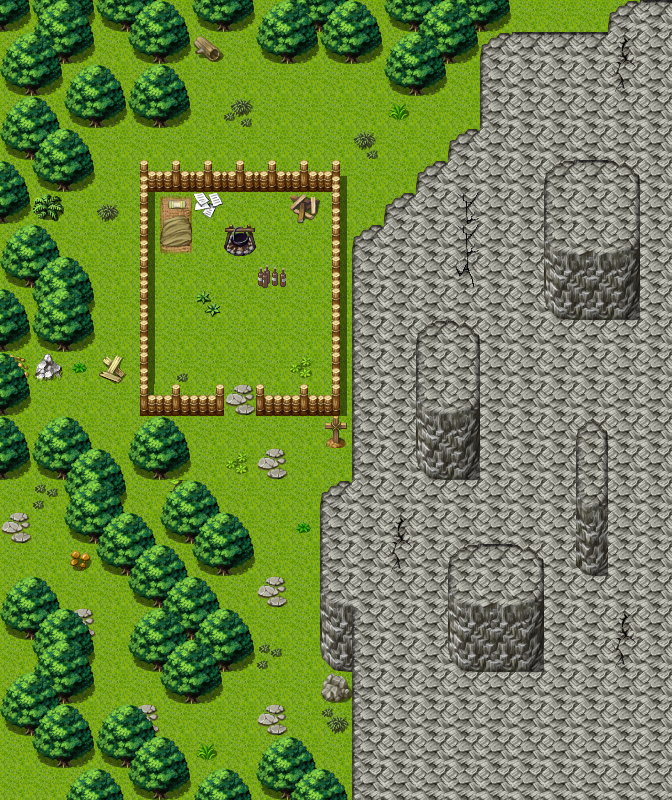

A 2D game scene composited from a Tiled map and its tileset images. What follows is a short description and the map's XML, with each tile layer's data collapsed to a summary:
An orthogonal 21x25 tile map with 32x32 px tiles, 3 tile layers (Ground, Objects, Above), 1 hidden layer not drawn, 60 tilesets.

<map version="1.0" orientation="orthogonal" renderorder="right-down" width="21" height="25" tilewidth="32" tileheight="32" nextobjectid="8">
 <tileset firstgid="1" name="map_bed_1" tilewidth="32" tileheight="32" tilecount="128" columns="16">
  <image source="../drawable/map_bed_1.png" width="512" height="256" />
 </tileset>
 <tileset firstgid="129" name="map_border_1" tilewidth="32" tileheight="32" tilecount="128" columns="16">
  <image source="../drawable/map_border_1.png" width="512" height="256" />
 </tileset>
 <tileset firstgid="257" name="map_bridge_1" tilewidth="32" tileheight="32" tilecount="128" columns="16">
  <image source="../drawable/map_bridge_1.png" width="512" height="256" />
 </tileset>
 <tileset firstgid="385" name="map_bridge_2" tilewidth="32" tileheight="32" tilecount="128" columns="16">
  <image source="../drawable/map_bridge_2.png" width="512" height="256" />
 </tileset>
 <tileset firstgid="513" name="map_broken_1" tilewidth="32" tileheight="32" tilecount="128" columns="16">
  <image source="../drawable/map_broken_1.png" width="512" height="256" />
 </tileset>
 <tileset firstgid="641" name="map_cavewall_1" tilewidth="32" tileheight="32" tilecount="108" columns="18">
  <image source="../drawable/map_cavewall_1.png" width="576" height="192" />
 </tileset>
 <tileset firstgid="749" name="map_cavewall_2" tilewidth="32" tileheight="32" tilecount="108" columns="18">
  <image source="../drawable/map_cavewall_2.png" width="576" height="192" />
 </tileset>
 <tileset firstgid="857" name="map_cavewall_3" tilewidth="32" tileheight="32" tilecount="108" columns="18">
  <image source="../drawable/map_cavewall_3.png" width="576" height="192" />
 </tileset>
 <tileset firstgid="965" name="map_cavewall_4" tilewidth="32" tileheight="32" tilecount="108" columns="18">
  <image source="../drawable/map_cavewall_4.png" width="576" height="192" />
 </tileset>
 <tileset firstgid="1073" name="map_chair_table_1" tilewidth="32" tileheight="32" tilecount="128" columns="16">
  <image source="../drawable/map_chair_table_1.png" width="512" height="256" />
 </tileset>
 <tileset firstgid="1201" name="map_chair_table_2" tilewidth="32" tileheight="32" tilecount="128" columns="16">
  <image source="../drawable/map_chair_table_2.png" width="512" height="256" />
 </tileset>
 <tileset firstgid="1329" name="map_crate_1" tilewidth="32" tileheight="32" tilecount="128" columns="16">
  <image source="../drawable/map_crate_1.png" width="512" height="256" />
 </tileset>
 <tileset firstgid="1457" name="map_cupboard_1" tilewidth="32" tileheight="32" tilecount="128" columns="16">
  <image source="../drawable/map_cupboard_1.png" width="512" height="256" />
 </tileset>
 <tileset firstgid="1585" name="map_curtain_1" tilewidth="32" tileheight="32" tilecount="128" columns="16">
  <image source="../drawable/map_curtain_1.png" width="512" height="256" />
 </tileset>
 <tileset firstgid="1713" name="map_entrance_1" tilewidth="32" tileheight="32" tilecount="128" columns="16">
  <image source="../drawable/map_entrance_1.png" width="512" height="256" />
 </tileset>
 <tileset firstgid="1841" name="map_entrance_2" tilewidth="32" tileheight="32" tilecount="128" columns="16">
  <image source="../drawable/map_entrance_2.png" width="512" height="256" />
 </tileset>
 <tileset firstgid="1969" name="map_fence_1" tilewidth="32" tileheight="32" tilecount="128" columns="16">
  <image source="../drawable/map_fence_1.png" width="512" height="256" />
 </tileset>
 <tileset firstgid="2097" name="map_fence_2" tilewidth="32" tileheight="32" tilecount="128" columns="16">
  <image source="../drawable/map_fence_2.png" width="512" height="256" />
 </tileset>
 <tileset firstgid="2225" name="map_fence_3" tilewidth="32" tileheight="32" tilecount="128" columns="16">
  <image source="../drawable/map_fence_3.png" width="512" height="256" />
 </tileset>
 <tileset firstgid="2353" name="map_fence_4" tilewidth="32" tileheight="32" tilecount="128" columns="16">
  <image source="../drawable/map_fence_4.png" width="512" height="256" />
 </tileset>
 <tileset firstgid="2481" name="map_ground_1" tilewidth="32" tileheight="32" tilecount="128" columns="16">
  <image source="../drawable/map_ground_1.png" width="512" height="256" />
 </tileset>
 <tileset firstgid="2609" name="map_ground_2" tilewidth="32" tileheight="32" tilecount="128" columns="16">
  <image source="../drawable/map_ground_2.png" width="512" height="256" />
 </tileset>
 <tileset firstgid="2737" name="map_ground_3" tilewidth="32" tileheight="32" tilecount="128" columns="16">
  <image source="../drawable/map_ground_3.png" width="512" height="256" />
 </tileset>
 <tileset firstgid="2865" name="map_ground_4" tilewidth="32" tileheight="32" tilecount="128" columns="16">
  <image source="../drawable/map_ground_4.png" width="512" height="256" />
 </tileset>
 <tileset firstgid="2993" name="map_ground_5" tilewidth="32" tileheight="32" tilecount="128" columns="16">
  <image source="../drawable/map_ground_5.png" width="512" height="256" />
 </tileset>
 <tileset firstgid="3121" name="map_ground_6" tilewidth="32" tileheight="32" tilecount="128" columns="16">
  <image source="../drawable/map_ground_6.png" width="512" height="256" />
 </tileset>
 <tileset firstgid="3249" name="map_ground_7" tilewidth="32" tileheight="32" tilecount="128" columns="16">
  <image source="../drawable/map_ground_7.png" width="512" height="256" />
 </tileset>
 <tileset firstgid="3377" name="map_ground_8" tilewidth="32" tileheight="32" tilecount="128" columns="16">
  <image source="../drawable/map_ground_8.png" width="512" height="256" />
 </tileset>
 <tileset firstgid="3505" name="map_house_1" tilewidth="32" tileheight="32" tilecount="128" columns="16">
  <image source="../drawable/map_house_1.png" width="512" height="256" />
 </tileset>
 <tileset firstgid="3633" name="map_house_2" tilewidth="32" tileheight="32" tilecount="128" columns="16">
  <image source="../drawable/map_house_2.png" width="512" height="256" />
 </tileset>
 <tileset firstgid="3761" name="map_indoor_1" tilewidth="32" tileheight="32" tilecount="128" columns="16">
  <image source="../drawable/map_indoor_1.png" width="512" height="256" />
 </tileset>
 <tileset firstgid="3889" name="map_indoor_2" tilewidth="32" tileheight="32" tilecount="128" columns="16">
  <image source="../drawable/map_indoor_2.png" width="512" height="256" />
 </tileset>
 <tileset firstgid="4017" name="map_kitchen_1" tilewidth="32" tileheight="32" tilecount="128" columns="16">
  <image source="../drawable/map_kitchen_1.png" width="512" height="256" />
 </tileset>
 <tileset firstgid="4145" name="map_outdoor_1" tilewidth="32" tileheight="32" tilecount="128" columns="16">
  <image source="../drawable/map_outdoor_1.png" width="512" height="256" />
 </tileset>
 <tileset firstgid="4273" name="map_pillar_1" tilewidth="32" tileheight="32" tilecount="128" columns="16">
  <image source="../drawable/map_pillar_1.png" width="512" height="256" />
 </tileset>
 <tileset firstgid="4401" name="map_pillar_2" tilewidth="32" tileheight="32" tilecount="128" columns="16">
  <image source="../drawable/map_pillar_2.png" width="512" height="256" />
 </tileset>
 <tileset firstgid="4529" name="map_plant_1" tilewidth="32" tileheight="32" tilecount="128" columns="16">
  <image source="../drawable/map_plant_1.png" width="512" height="256" />
 </tileset>
 <tileset firstgid="4657" name="map_plant_2" tilewidth="32" tileheight="32" tilecount="128" columns="16">
  <image source="../drawable/map_plant_2.png" width="512" height="256" />
 </tileset>
 <tileset firstgid="4785" name="map_rock_1" tilewidth="32" tileheight="32" tilecount="128" columns="16">
  <image source="../drawable/map_rock_1.png" width="512" height="256" />
 </tileset>
 <tileset firstgid="4913" name="map_rock_2" tilewidth="32" tileheight="32" tilecount="128" columns="16">
  <image source="../drawable/map_rock_2.png" width="512" height="256" />
 </tileset>
 <tileset firstgid="5041" name="map_roof_1" tilewidth="32" tileheight="32" tilecount="128" columns="16">
  <image source="../drawable/map_roof_1.png" width="512" height="256" />
 </tileset>
 <tileset firstgid="5169" name="map_roof_2" tilewidth="32" tileheight="32" tilecount="128" columns="16">
  <image source="../drawable/map_roof_2.png" width="512" height="256" />
 </tileset>
 <tileset firstgid="5297" name="map_roof_3" tilewidth="32" tileheight="32" tilecount="128" columns="16">
  <image source="../drawable/map_roof_3.png" width="512" height="256" />
 </tileset>
 <tileset firstgid="5425" name="map_shop_1" tilewidth="32" tileheight="32" tilecount="128" columns="16">
  <image source="../drawable/map_shop_1.png" width="512" height="256" />
 </tileset>
 <tileset firstgid="5553" name="map_sign_ladder_1" tilewidth="32" tileheight="32" tilecount="128" columns="16">
  <image source="../drawable/map_sign_ladder_1.png" width="512" height="256" />
 </tileset>
 <tileset firstgid="5681" name="map_table_1" tilewidth="32" tileheight="32" tilecount="128" columns="16">
  <image source="../drawable/map_table_1.png" width="512" height="256" />
 </tileset>
 <tileset firstgid="5809" name="map_trail_1" tilewidth="32" tileheight="32" tilecount="128" columns="16">
  <image source="../drawable/map_trail_1.png" width="512" height="256" />
 </tileset>
 <tileset firstgid="5937" name="map_transition_1" tilewidth="32" tileheight="32" tilecount="128" columns="16">
  <image source="../drawable/map_transition_1.png" width="512" height="256" />
 </tileset>
 <tileset firstgid="6065" name="map_transition_2" tilewidth="32" tileheight="32" tilecount="128" columns="16">
  <image source="../drawable/map_transition_2.png" width="512" height="256" />
 </tileset>
 <tileset firstgid="6193" name="map_transition_3" tilewidth="32" tileheight="32" tilecount="128" columns="16">
  <image source="../drawable/map_transition_3.png" width="512" height="256" />
 </tileset>
 <tileset firstgid="6321" name="map_transition_4" tilewidth="32" tileheight="32" tilecount="128" columns="16">
  <image source="../drawable/map_transition_4.png" width="512" height="256" />
 </tileset>
 <tileset firstgid="6449" name="map_transition_5" tilewidth="32" tileheight="32" tilecount="128" columns="16">
  <image source="../drawable/map_transition_5.png" width="512" height="256" />
 </tileset>
 <tileset firstgid="6577" name="map_tree_1" tilewidth="32" tileheight="32" tilecount="128" columns="16">
  <image source="../drawable/map_tree_1.png" width="512" height="256" />
 </tileset>
 <tileset firstgid="6705" name="map_tree_2" tilewidth="32" tileheight="32" tilecount="128" columns="16">
  <image source="../drawable/map_tree_2.png" width="512" height="256" />
 </tileset>
 <tileset firstgid="6833" name="map_wall_1" tilewidth="32" tileheight="32" tilecount="128" columns="16">
  <image source="../drawable/map_wall_1.png" width="512" height="256" />
 </tileset>
 <tileset firstgid="6961" name="map_wall_2" tilewidth="32" tileheight="32" tilecount="120" columns="15">
  <image source="../drawable/map_wall_2.png" width="480" height="256" />
 </tileset>
 <tileset firstgid="7081" name="map_wall_3" tilewidth="32" tileheight="32" tilecount="120" columns="15">
  <image source="../drawable/map_wall_3.png" width="480" height="256" />
 </tileset>
 <tileset firstgid="7201" name="map_wall_4" tilewidth="32" tileheight="32" tilecount="120" columns="15">
  <image source="../drawable/map_wall_4.png" width="480" height="256" />
 </tileset>
 <tileset firstgid="7321" name="map_window_1" tilewidth="32" tileheight="32" tilecount="128" columns="16">
  <image source="../drawable/map_window_1.png" width="512" height="256" />
 </tileset>
 <tileset firstgid="7449" name="map_window_2" tilewidth="32" tileheight="32" tilecount="128" columns="16">
  <image source="../drawable/map_window_2.png" width="512" height="256" />
 </tileset>
 <layer name="Ground" width="21" height="25">
  <data>[525 cells, 525 non-empty, 1 distinct tile ids]</data>
 </layer>
 <layer name="Objects" width="21" height="25">
  <data>[525 cells, 376 non-empty, 43 distinct tile ids]</data>
 </layer>
 <layer name="Above" width="21" height="25">
  <data>[525 cells, 129 non-empty, 26 distinct tile ids]</data>
 </layer>
 <layer name="Walkable" width="21" height="25" visible="0">
  <data>[525 cells, 171 non-empty, 1 distinct tile ids]</data>
 </layer>
 <objectgroup name="Mapevents" />
 <objectgroup name="Spawn" />
 <objectgroup name="Keys" />
</map>
